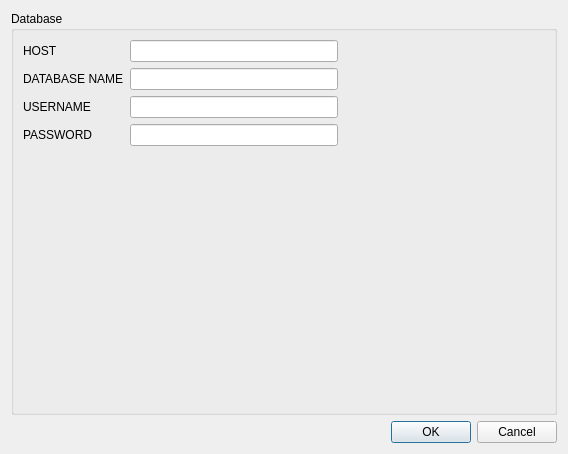
<?xml version="1.0" encoding="UTF-8"?>
<ui version="4.0">
 <class>MTConfig</class>
 <widget class="QDialog" name="MTConfig">
  <property name="geometry">
   <rect>
    <x>0</x>
    <y>0</y>
    <width>568</width>
    <height>454</height>
   </rect>
  </property>
  <property name="windowTitle">
   <string>Configuration</string>
  </property>
  <layout class="QVBoxLayout" name="verticalLayout">
   <item>
    <widget class="QGroupBox" name="groupBox">
     <property name="title">
      <string notr="true">Database</string>
     </property>
     <layout class="QFormLayout" name="formLayout">
      <item row="0" column="0">
       <widget class="QLabel" name="hostLabel">
        <property name="text">
         <string>HOST</string>
        </property>
       </widget>
      </item>
      <item row="0" column="1">
       <layout class="QHBoxLayout" name="horizontalLayout">
        <item>
         <widget class="QLineEdit" name="hostField">
          <property name="text">
           <string notr="true"/>
          </property>
         </widget>
        </item>
        <item>
         <spacer name="horizontalSpacer">
          <property name="orientation">
           <enum>Qt::Horizontal</enum>
          </property>
          <property name="sizeHint" stdset="0">
           <size>
            <width>40</width>
            <height>20</height>
           </size>
          </property>
         </spacer>
        </item>
       </layout>
      </item>
      <item row="2" column="0">
       <widget class="QLabel" name="usernameLabel">
        <property name="text">
         <string>USERNAME</string>
        </property>
       </widget>
      </item>
      <item row="2" column="1">
       <layout class="QHBoxLayout" name="horizontalLayout_2">
        <item>
         <widget class="QLineEdit" name="usernameField">
          <property name="text">
           <string notr="true"/>
          </property>
         </widget>
        </item>
        <item>
         <spacer name="horizontalSpacer_2">
          <property name="orientation">
           <enum>Qt::Horizontal</enum>
          </property>
          <property name="sizeHint" stdset="0">
           <size>
            <width>40</width>
            <height>20</height>
           </size>
          </property>
         </spacer>
        </item>
       </layout>
      </item>
      <item row="3" column="0">
       <widget class="QLabel" name="passwordLabel">
        <property name="text">
         <string>PASSWORD</string>
        </property>
       </widget>
      </item>
      <item row="3" column="1">
       <layout class="QHBoxLayout" name="horizontalLayout_3">
        <item>
         <widget class="QLineEdit" name="passwordField">
          <property name="text">
           <string notr="true"/>
          </property>
          <property name="echoMode">
           <enum>QLineEdit::Password</enum>
          </property>
         </widget>
        </item>
        <item>
         <spacer name="horizontalSpacer_3">
          <property name="orientation">
           <enum>Qt::Horizontal</enum>
          </property>
          <property name="sizeHint" stdset="0">
           <size>
            <width>40</width>
            <height>20</height>
           </size>
          </property>
         </spacer>
        </item>
       </layout>
      </item>
      <item row="1" column="0">
       <widget class="QLabel" name="databaseNameLabel">
        <property name="text">
         <string>DATABASE NAME</string>
        </property>
       </widget>
      </item>
      <item row="1" column="1">
       <layout class="QHBoxLayout" name="horizontalLayout_4">
        <item>
         <widget class="QLineEdit" name="databaseNameField">
          <property name="text">
           <string notr="true"/>
          </property>
         </widget>
        </item>
        <item>
         <spacer name="horizontalSpacer_4">
          <property name="orientation">
           <enum>Qt::Horizontal</enum>
          </property>
          <property name="sizeHint" stdset="0">
           <size>
            <width>40</width>
            <height>20</height>
           </size>
          </property>
         </spacer>
        </item>
       </layout>
      </item>
     </layout>
    </widget>
   </item>
   <item>
    <widget class="QDialogButtonBox" name="buttonBox">
     <property name="orientation">
      <enum>Qt::Horizontal</enum>
     </property>
     <property name="standardButtons">
      <set>QDialogButtonBox::Cancel|QDialogButtonBox::Ok</set>
     </property>
    </widget>
   </item>
  </layout>
 </widget>
 <tabstops>
  <tabstop>hostField</tabstop>
  <tabstop>databaseNameField</tabstop>
  <tabstop>usernameField</tabstop>
  <tabstop>passwordField</tabstop>
  <tabstop>buttonBox</tabstop>
 </tabstops>
 <resources/>
 <connections>
  <connection>
   <sender>buttonBox</sender>
   <signal>accepted()</signal>
   <receiver>MTConfig</receiver>
   <slot>accept()</slot>
   <hints>
    <hint type="sourcelabel">
     <x>248</x>
     <y>254</y>
    </hint>
    <hint type="destinationlabel">
     <x>157</x>
     <y>274</y>
    </hint>
   </hints>
  </connection>
  <connection>
   <sender>buttonBox</sender>
   <signal>rejected()</signal>
   <receiver>MTConfig</receiver>
   <slot>reject()</slot>
   <hints>
    <hint type="sourcelabel">
     <x>316</x>
     <y>260</y>
    </hint>
    <hint type="destinationlabel">
     <x>286</x>
     <y>274</y>
    </hint>
   </hints>
  </connection>
 </connections>
</ui>
